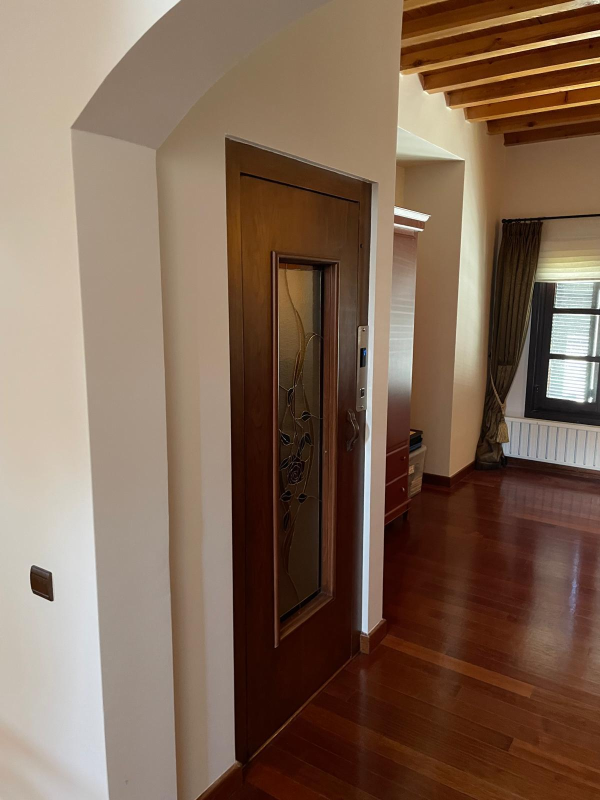
#> input picture kat_3_hol/WhatsApp Image 2026-08-26 at 11.52.08 (1).jpeg, 1200 x 1600 px (shown at 1/2 size); its folder holds only this picture in this run
$ python measure_timber_colour_r41.py
#> lines starting #> are read from the running program, lines starting #| are printed output that depends on the picture; after the words box and inside, x2 and y2 are one past the last pixel; in counts of white or black regions, pixels touching at a corner belong together
#!/usr/bin/env python3
"""R41 - what colour is the house's dark joinery, and can the photographs say?

tools/sample_plaster_colour_r41.py settled the plaster because plaster is the
brightest large surface in every interior photograph and is nearly achromatic:
pick the bright, unsaturated pixels and the per-photograph medians agree.

The joinery will not come out the same way, and this records why rather than
leaving the question as an impression. Two estimators are run, both referenced
to the plaster in the same frame so the exposure cancels:

  BROAD   every warm, chromatic, darker-than-median pixel in each photograph
          against that photograph's plaster.
  ISOLATED a hand-checked crop of one door leaf against a lit plaster patch in
          the same shot, with no floor in either box.

They agree on hue and contradict each other on level, by about an order of
magnitude in opposite directions. That is not noise, it is the method failing:
in these photographs a door is never lit the way the plaster beside it is - it
is backlit through a doorway or standing in its own shade - so the ratio that
cancels exposure does not cancel illumination. BROAD is additionally
contaminated by the parquet, which is warm, chromatic, dark-ish and covers far
more of most frames than the doors do.

So this tool reports and does not apply. What it does establish is the hue: the
delivery's `wood_dark` sits at red/blue 2.1, both estimators put the
photographed timber well past that, and no plausible exposure error moves a
hue ratio that far. Settling the level needs a photograph with a door and a
wall in the same light - or a measurement on site.

Writes build/timber-colour-r41.json.
"""
import glob, json
from pathlib import Path
import numpy as np
from PIL import Image

ROOT = Path(__file__).resolve().parents[1]
FOLDERS = ['kat_3_hol', 'kat_3_yatak_odalari', 'kat_3_master_bedroom', 'kat_4',
           'kat_2_giris', 'kat_2_ust_salon']
# the plaster albedo this delivery was set to, from the 143-photograph sample
PLASTER = np.array([0.800, 0.7917, 0.7197])
# wood_dark's base colour map, averaged over its 512x512
WOOD_DARK_SRGB = np.array([47.7, 37.1, 31.4])
# the one crop checked by eye: a hall door leaf, and lit plaster above it
ISOLATED = ('kat_3_hol/WhatsApp Image 2026-08-26 at 11.52.44 (12).jpeg',
            (700, 430, 900, 1050), (430, 120, 700, 380))


def to_linear(srgb):
    c = np.asarray(srgb, float)/255.0
    return np.where(c <= 0.04045, c/12.92, ((c + 0.055)/1.055)**2.4)


def to_srgb(linear):
    c = np.asarray(linear, float)
    return np.where(c <= 0.0031308, c*12.92, 1.055*c**(1/2.4) - 0.055)*255


def broad():
    ratios = []
    for folder in FOLDERS:
        for path in sorted(glob.glob(str(ROOT/folder/'*'))):
            try:
                pixels = np.asarray(Image.open(path).convert('RGB'), float)
            except Exception:
                continue
            high = pixels.max(2); low = pixels.min(2); luminance = pixels.mean(2)
#> after `high = pixels.max(2)`:
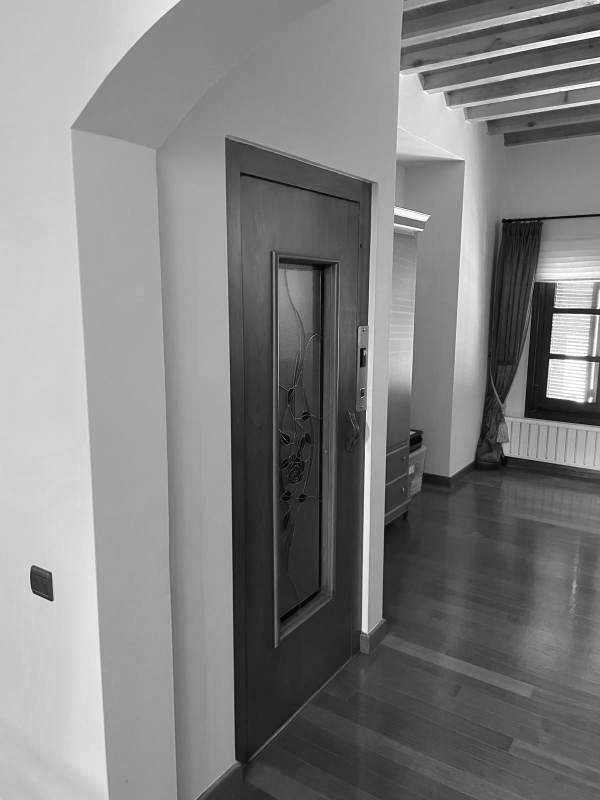
#> high: shape (1600, 1200) float64 (shown at 1/2 size); min 0, max 255, mean 128.9
#> after `low = pixels.min(2)`:
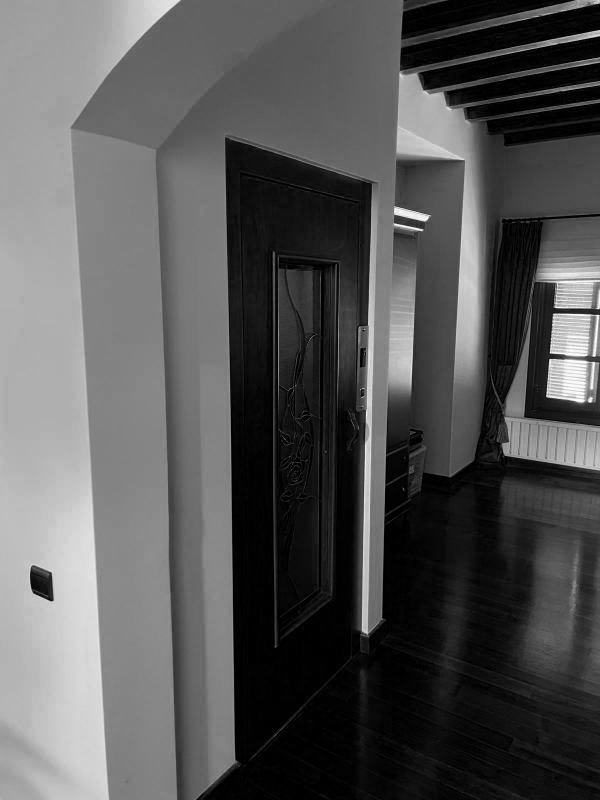
#> low: shape (1600, 1200) float64 (shown at 1/2 size); min 0, max 255, mean 86
#> after `luminance = pixels.mean(2)`:
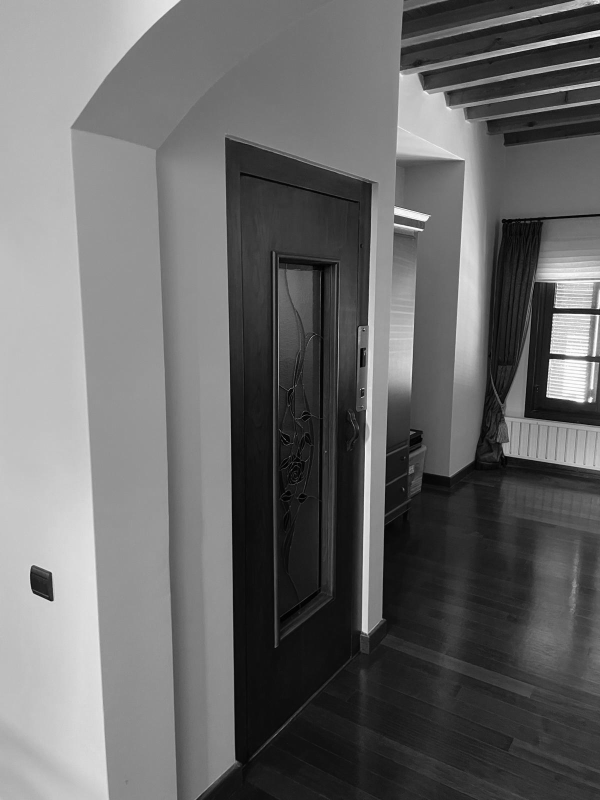
#> luminance: shape (1600, 1200) float64 (shown at 1/2 size); min 0, max 255, mean 106.4
            saturation = np.where(high > 0, (high - low)/np.maximum(high, 1), 0)
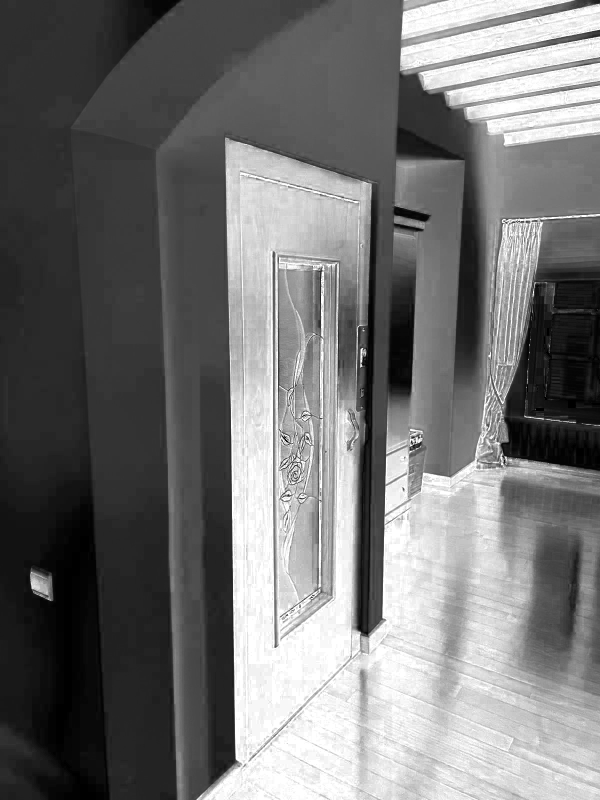
#> saturation: shape (1600, 1200) float64 (shown at 1/2 size); min 0, max 1, mean 0.45
            plaster = (saturation < 0.10) & (luminance > np.percentile(luminance, 92))
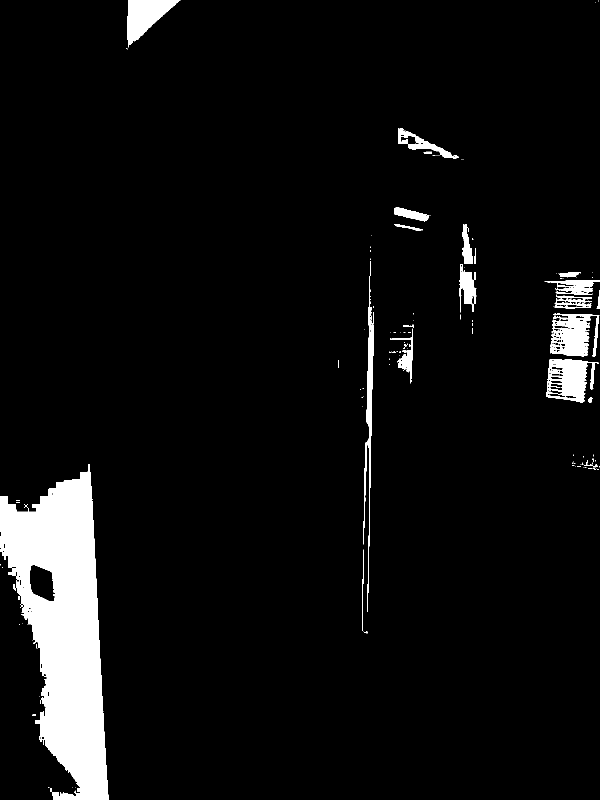
#> plaster: shape (1600, 1200) bool (shown at 1/2 size); 5.8% white; 176 white regions (150 under 20 px), largest, box (x1, y1, x2, y2) and area: (0, 928, 218, 1600) 81525, (1093, 718, 1198, 805) 5216, (1100, 627, 1199, 713) 5090
            timber = ((pixels[:, :, 0] > pixels[:, :, 1] + 8) & (pixels[:, :, 1] >= pixels[:, :, 2])
                      & (saturation > 0.25) & (luminance > 18)
                      & (luminance < np.percentile(luminance, 35)))
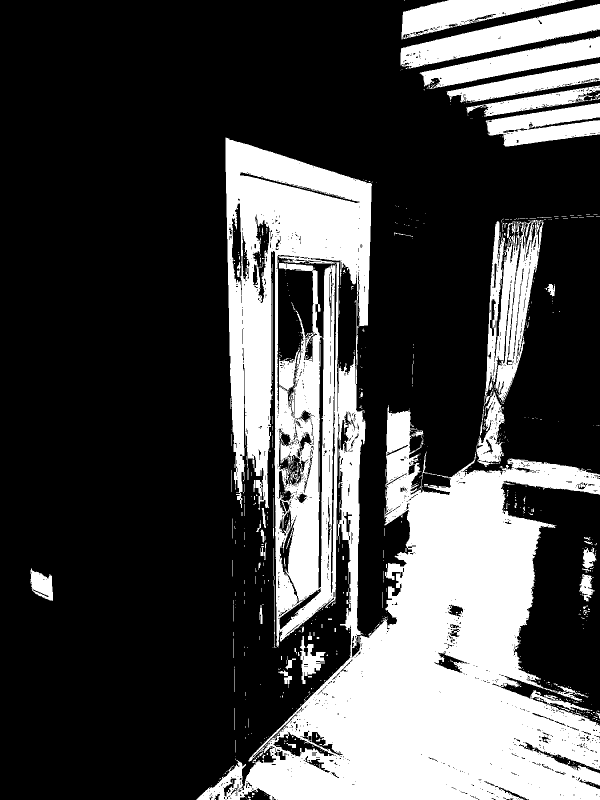
#> timber: shape (1600, 1200) bool (shown at 1/2 size); 28.1% white; 807 white regions (721 under 20 px), largest, box (x1, y1, x2, y2) and area: (392, 275, 1200, 1600) 436843, (969, 440, 1087, 805) 19753, (801, 8, 1200, 138) 18878
            if plaster.sum() < 800 or timber.sum() < 800:
                continue
            ratios.append(to_linear(np.median(pixels[timber], 0))/to_linear(np.median(pixels[plaster], 0)))
#> in to_linear, `c = np.asarray(srgb, float)/255.0`: c = [0.278, 0.129, 0.0471]
    return np.median(np.stack(ratios), 0), len(ratios)


def isolated():
    path, door_box, wall_box = ISOLATED
#> (the run stopped early here; a loop or call above may not have finished)
